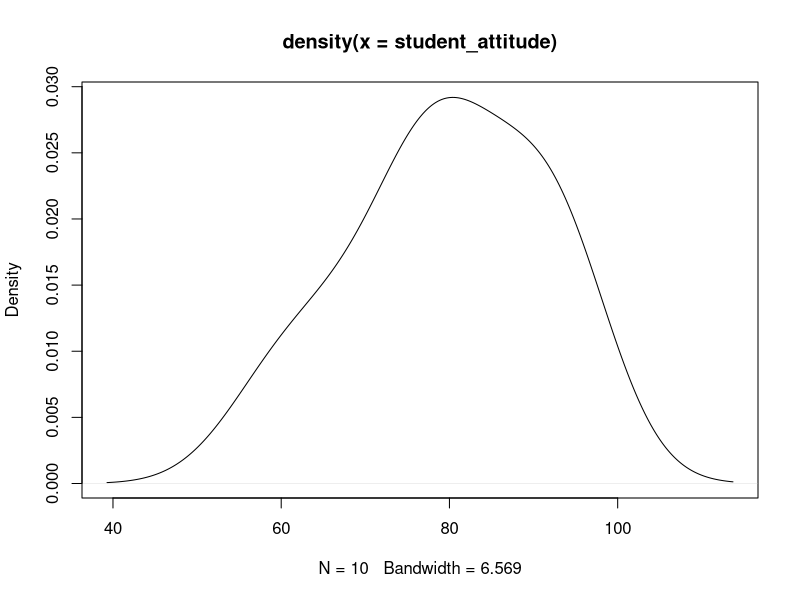
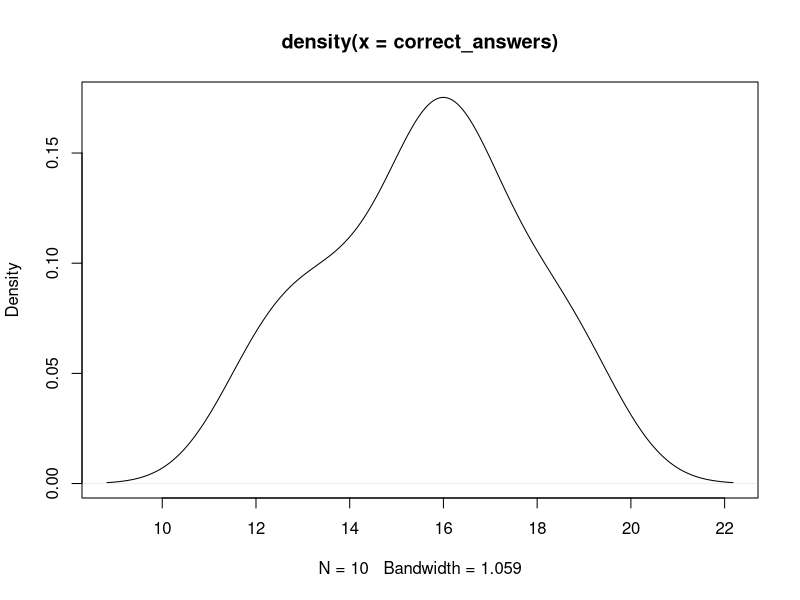
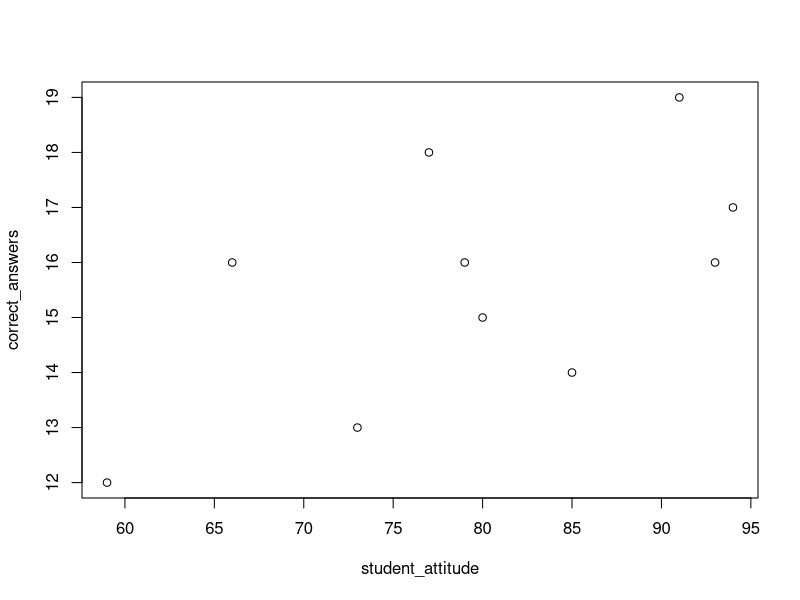
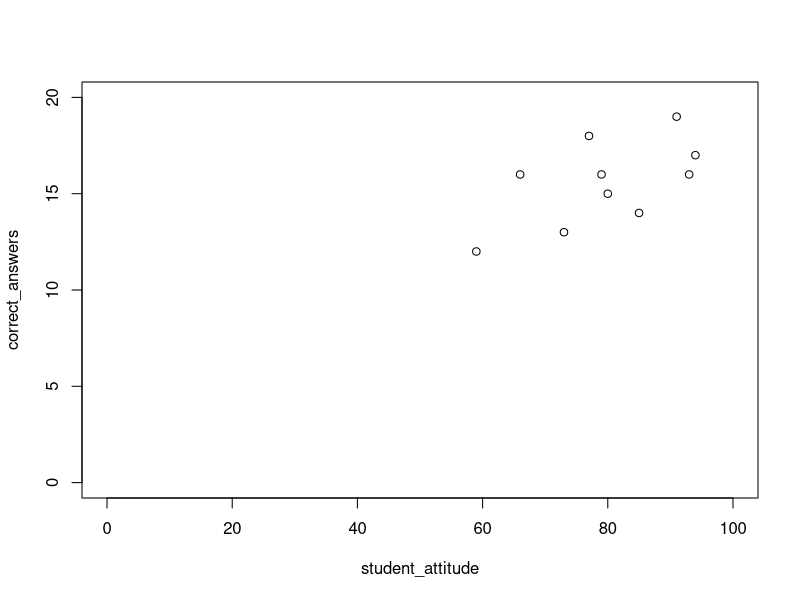
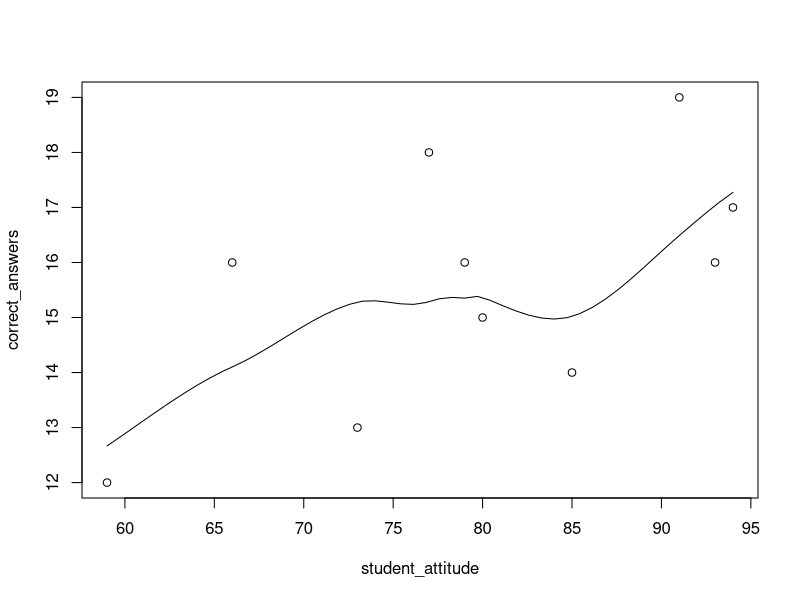
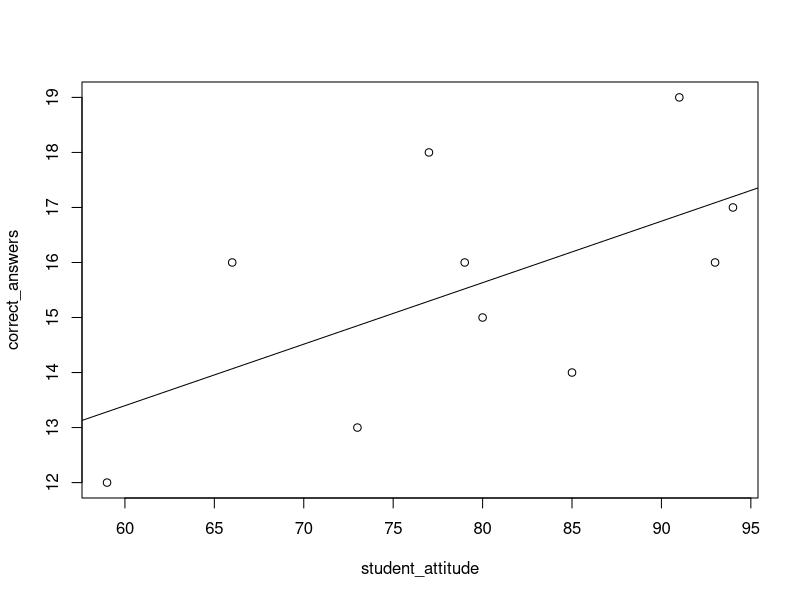
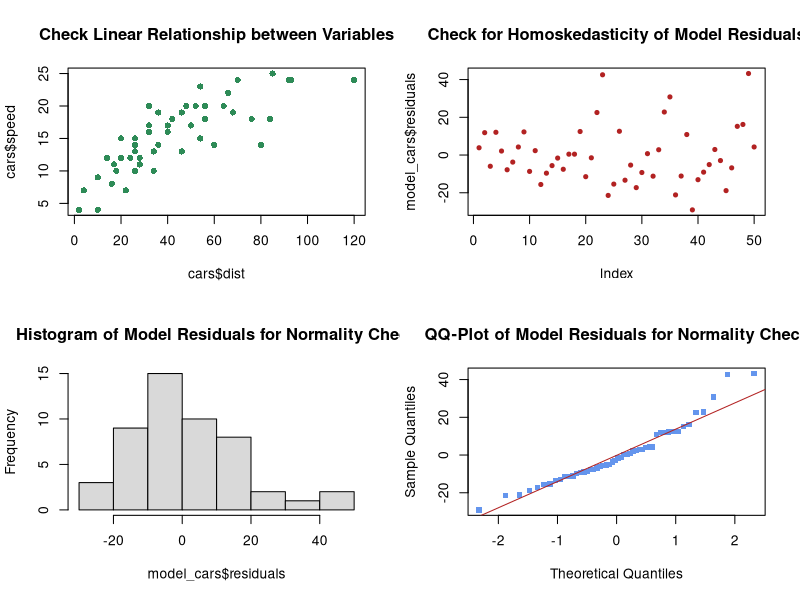

The R script that drew these images, in order:
# Statistics Tutorial - Day 8 - Correlation and Regression
# Created By: Prabesh Dhakal on 2020-06-03
# Last Edited: 2020-06-03


#### Goals: ####
#     i. Calculate correlation
#    ii. Perform regression

# ----------------------------------- * ----------------------------------- #

#### 0. Load + Process + Inspect the Data ####

# a custom pair of data
student_attitude <- c(94,73,59,80,93,85,66,79,77,91) # a vector
correct_answers <- c(17,13,12,15,16,14,16,16,18,19) # a vector
student_df <- data.frame(student_attitude, correct_answers) # a dataframe



#### 1. Correlation ####
plot(density(student_attitude))
plot(density(correct_answers))

plot(student_attitude, correct_answers)
plot(student_attitude, correct_answers, xlim = c(0,100), ylim = c(0,20))
# can you perceive any linear pattern?

# Method 1: Using the formula with covariance
cov_attitude_answer <- cov(student_attitude, correct_answers) # calculate covariance
sd_attitude <- sd(student_attitude) # calculate sd
sd_answers <- sd(correct_answers) # calculate sd

cov_attitude_answer/(sd_answers*sd_attitude) # = 0.5960948

# Method 2: Use the "cor()" function
cor(student_attitude, correct_answers) # also = 0.5960948




# Sidenote: ----

# If you have to plot the regression line over the scatter plot,
# Don't use scatter.smooth(): smoothing is diff. from fitting a linear regression
scatter.smooth(student_attitude, correct_answers) # danger

# Do this:
plot(student_attitude, correct_answers)
abline(lm(correct_answers~student_attitude, data=student_df))


#### 2. Regression ####

#### 2.1 Data from students ####

# independent variable = student_attitude
# dependent variable = correct_answers
model_students <- lm(correct_answers ~ student_attitude, data = student_df)

model_students # this is the linear regression model that you created

summary(model_students)

# p-value (for each coefficient): 
# H0 = Coefficients of variables is equal to zero
# H1 = Coefficients are not equal to zero 
#        = there exists a reln. between independent var. in question & dependent var.
# p-value low => the independent var. has strong reln. with the dependent var. 

# Adjusted R-squared is a better value to take as
# the coefficient of determination because it adjusts for large number of 
# independent variables.

#### 2.2 Built-in "cars" dataset ####

# we assume that stopping distance `dist` depends on
# how cast the car is moving `speed`
# hence dist is the response and speed the predictor variable
# in the linear model below
model_cars <- lm(dist ~ speed, data = cars)

model_cars

summary(model_cars)

# think about the p-value of coefficients
# think about the adjusted R-squared value. What does it mean?

#### 2.3 Inspect Residuals of a Model from Above ####

par(mfrow=c(2,2)) # divide the plot into 4 sections

# 1. Check the linear relationship between two variables
plot(cars$dist, cars$speed, 
     pch = 16, col = 'seagreen', 
     main = 'Check Linear Relationship between Variables')

# 2. Check the homogeneity of model residuals
plot(model_cars$residuals, 
     pch = 20, col = 'firebrick', 
     main = 'Check for Homoskedasticity of Model Residuals')
#testing for homogeneity of variance, Fligner-Killeen Test
fligner.test(cars$dist ~ cars$speed)
# fail to reject the null

# 3. check if the model residuals follow a normal distribution
hist(model_cars$residuals, 
     col = 'gray85', 
     main = 'Histogram of Model Residuals for Normality Check') # create diagnostic plots for residuals of the model
qqnorm(model_cars$residuals, 
       pch = 15, cex = 0.85, col = 'cornflowerblue', 
       main = 'QQ-Plot of Model Residuals for Normality Check')
qqline(model_cars$residuals, 
       col = 'firebrick', cex = 1.5)

## 4. p-values for coefficients:
# p-value for intercept 0.0123 (intercept is sig. at alpha = 0.05)
# p-value for coefficient for speed variable is 1.49e-12 (sig. at alpha very very close to 0)

## Coefficient of determination from Adjusted R-squared
summary(model_cars) # 0.6438 --> what does this figure mean?

#### 2.4 Bonus: Make predictions ####
# make predictions using our linear model
cars$speed
new_car_speeds <- c(100, 70, 10, 9, 7, 4, 3, 0) # 8 new observations
new_speeds <- data.frame(speed = new_car_speeds) # create a data frame with same column header

pred_dist <- predict(model_cars, new_speeds) # perform a prediction using the model and new data

View(data.frame(new_car_speeds, pred_dist)) # view the result
# there is a slight problem with the predictions that you saw earlier,
# some of the predicted values are -ve
# this is not possible for distance (which is a ratio data with true 0)
# it is up to the scientist to identify issues like this
# and take them into account when making interpretations